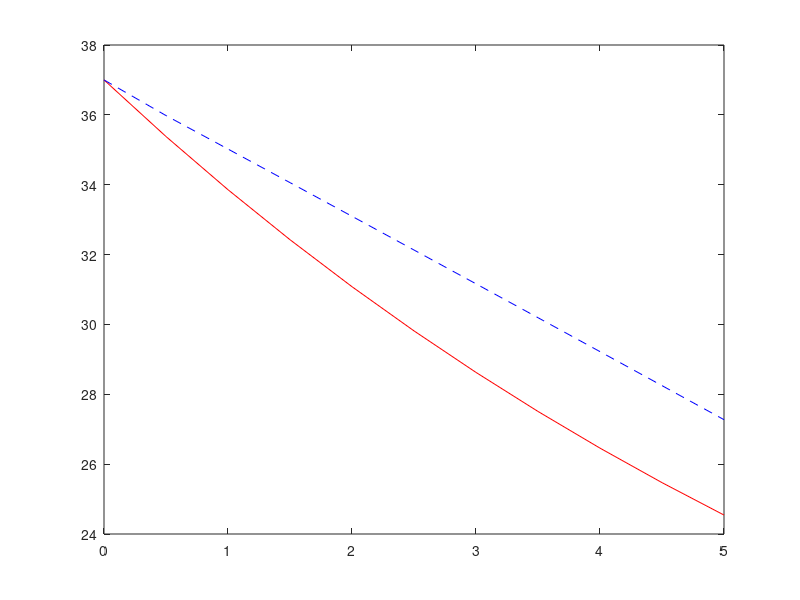

This chart was generated by the following MATLAB code:
%% Problem 1.18
clc, clear

% Initial value
T1(1)=37; T2(1)=37; Ta_new(1)=20; Ta=10; k=0.12;
% Step size
dt=0.5; t=0:dt:5;

% Method 1
%  for i=1:length(t)-1;
%      T1(i+1)=T1(i)-k*(T1(i)-Ta)*dt;
%      T2(i+1)=T2(i)-k*(T2(i)-20+2*t(i))*dt;
%  end

% Method 2
for i=1:length(t)-1
    Ta_new(i+1)=20-2*t(i);
    T1(i+1)=T1(i)-k*(T1(i)-Ta)*dt;
    T2(i+1)=T2(i)-k*(T2(i)-Ta_new(i))*dt;
end

% Plot
plot(t,T1,'r-')
hold on
plot(t,T2,'b--')